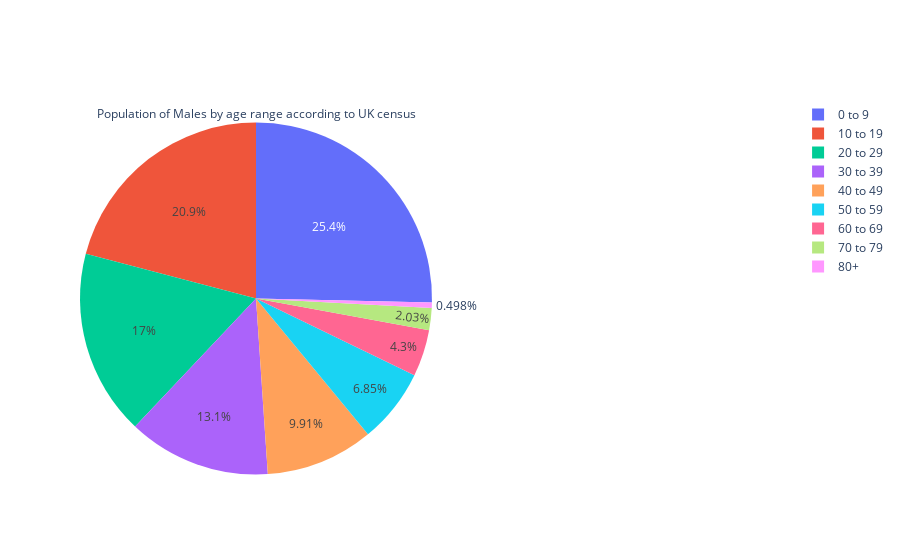

This figure's notebook cell:
### Code cell
fig.show()

### Figure 1 — Plotly figure (JSON) as saved in the notebook; plotly's stock layout.template omitted (floating-point values rounded to 4 significant figures)
{"data": [{"domain": {"x": [0, 0.5]}, "labels": ["0 to 9", "10 to 19", "20 to 29", "30 to 39", "40 to 49", "50 to 59", "60 to 69", "70 to 79", "80+"], "title": {"text": "Population of Males by age range according to UK census"}, "type": "pie", "values": [2075391, 1711664, 1395091, 1073914, 810979, 560534, 351893, 166194, 40772]}], "layout": {}}
